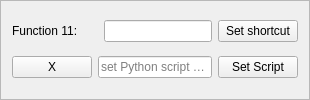
                <widget class="QFrame" name="frame_18">
                 <property name="minimumSize">
                  <size>
                   <width>0</width>
                   <height>85</height>
                  </size>
                 </property>
                 <property name="frameShape">
                  <enum>QFrame::StyledPanel</enum>
                 </property>
                 <property name="frameShadow">
                  <enum>QFrame::Raised</enum>
                 </property>
                 <layout class="QGridLayout" name="gridLayout_25">
                  <item row="0" column="2">
                   <widget class="QLineEdit" name="lineEdit_32"/>
                  </item>
                  <item row="1" column="1" colspan="2">
                   <widget class="QLineEdit" name="lineEdit_33">
                    <property name="readOnly">
                     <bool>true</bool>
                    </property>
                    <property name="placeholderText">
                     <string>set Python script path</string>
                    </property>
                   </widget>
                  </item>
                  <item row="1" column="3">
                   <widget class="QPushButton" name="setSript11">
                    <property name="text">
                     <string>Set Script</string>
                    </property>
                   </widget>
                  </item>
                  <item row="0" column="3">
                   <widget class="QPushButton" name="setShortFunc11">
                    <property name="text">
                     <string>Set shortcut</string>
                    </property>
                   </widget>
                  </item>
                  <item row="1" column="0">
                   <widget class="QPushButton" name="xf11">
                    <property name="text">
                     <string>X</string>
                    </property>
                   </widget>
                  </item>
                  <item row="0" column="0" colspan="2">
                   <widget class="QLabel" name="label_66">
                    <property name="text">
                     <string>Function 11:</string>
                    </property>
                   </widget>
                  </item>
                 </layout>
                </widget>
